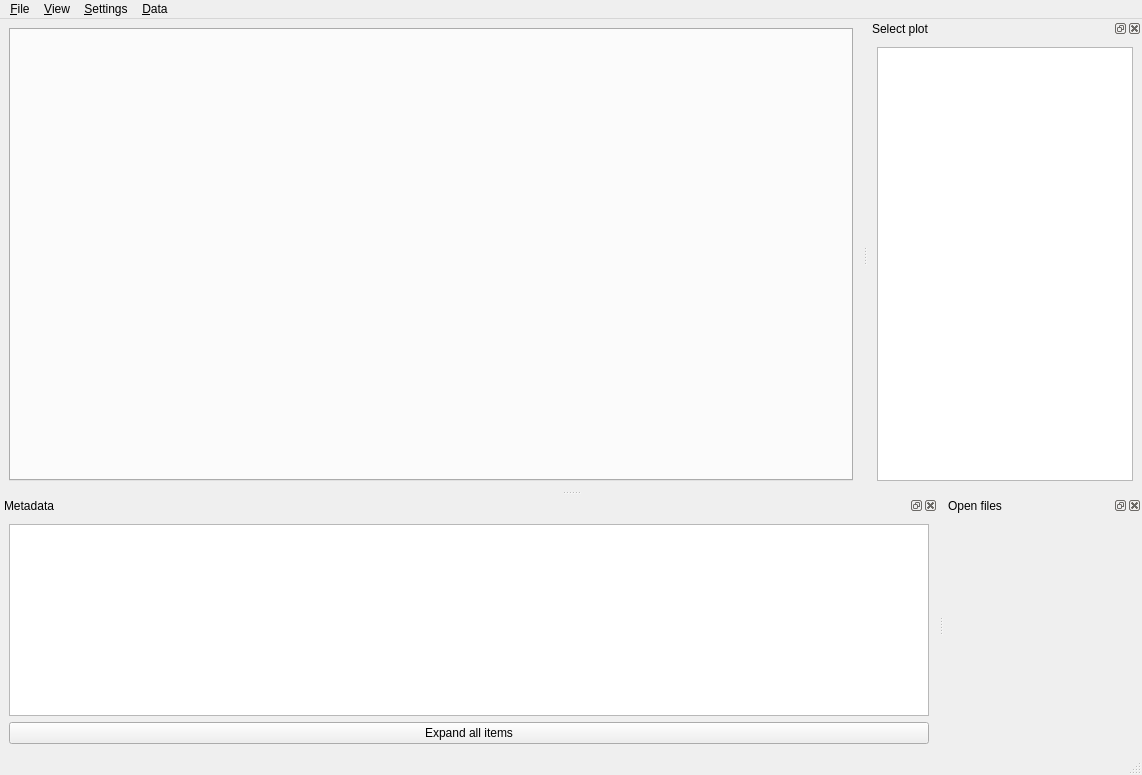
<?xml version="1.0" encoding="UTF-8"?>
<ui version="4.0">
 <class>MainWindow</class>
 <widget class="QMainWindow" name="MainWindow">
  <property name="geometry">
   <rect>
    <x>0</x>
    <y>0</y>
    <width>1142</width>
    <height>775</height>
   </rect>
  </property>
  <property name="windowTitle">
   <string>Flent GUI</string>
  </property>
  <property name="dockOptions">
   <set>QMainWindow::AllowTabbedDocks|QMainWindow::AnimatedDocks</set>
  </property>
  <widget class="QWidget" name="centralwidget">
   <layout class="QHBoxLayout" name="horizontalLayout">
    <item>
     <widget class="QTabWidget" name="viewArea">
      <property name="currentIndex">
       <number>-1</number>
      </property>
      <property name="documentMode">
       <bool>false</bool>
      </property>
      <property name="tabsClosable">
       <bool>true</bool>
      </property>
      <property name="movable">
       <bool>true</bool>
      </property>
     </widget>
    </item>
   </layout>
  </widget>
  <widget class="QMenuBar" name="menubar">
   <property name="geometry">
    <rect>
     <x>0</x>
     <y>0</y>
     <width>1142</width>
     <height>29</height>
    </rect>
   </property>
   <widget class="QMenu" name="menu_File">
    <property name="title">
     <string>&amp;File</string>
    </property>
    <addaction name="actionNewTab"/>
    <addaction name="actionOpen"/>
    <addaction name="actionCloseTab"/>
    <addaction name="actionCloseAll"/>
    <addaction name="actionSavePlot"/>
    <addaction name="separator"/>
    <addaction name="actionNewTest"/>
    <addaction name="separator"/>
    <addaction name="actionQuit"/>
   </widget>
   <widget class="QMenu" name="menu_View">
    <property name="title">
     <string>&amp;View</string>
    </property>
    <addaction name="actionPlotSelector"/>
    <addaction name="actionMetadata"/>
    <addaction name="actionOpenFiles"/>
    <addaction name="separator"/>
    <addaction name="actionNextTab"/>
    <addaction name="actionPrevTab"/>
    <addaction name="separator"/>
    <addaction name="actionRefresh"/>
   </widget>
   <widget class="QMenu" name="menu_Data">
    <property name="title">
     <string>&amp;Data</string>
    </property>
    <addaction name="actionLoadExtra"/>
    <addaction name="actionOtherExtra"/>
    <addaction name="actionClearExtra"/>
    <addaction name="separator"/>
    <addaction name="actionScaleOpen"/>
   </widget>
   <widget class="QMenu" name="menu_Settings">
    <property name="title">
     <string>&amp;Settings</string>
    </property>
    <addaction name="checkZeroY"/>
    <addaction name="checkInvertY"/>
    <addaction name="checkDisableLog"/>
    <addaction name="separator"/>
    <addaction name="checkScaleMode"/>
    <addaction name="checkSubplotCombine"/>
    <addaction name="separator"/>
    <addaction name="checkAnnotation"/>
    <addaction name="checkTitle"/>
    <addaction name="checkLegend"/>
    <addaction name="separator"/>
    <addaction name="checkFilterLegend"/>
   </widget>
   <addaction name="menu_File"/>
   <addaction name="menu_View"/>
   <addaction name="menu_Settings"/>
   <addaction name="menu_Data"/>
  </widget>
  <widget class="QStatusBar" name="statusbar"/>
  <widget class="QDockWidget" name="plotDock">
   <property name="features">
    <set>QDockWidget::AllDockWidgetFeatures</set>
   </property>
   <property name="windowTitle">
    <string>Select plot</string>
   </property>
   <attribute name="dockWidgetArea">
    <number>2</number>
   </attribute>
   <widget class="QWidget" name="dockWidgetContents">
    <layout class="QVBoxLayout" name="verticalLayout">
     <item>
      <widget class="QListView" name="plotView">
       <property name="editTriggers">
        <set>QAbstractItemView::NoEditTriggers</set>
       </property>
      </widget>
     </item>
    </layout>
   </widget>
  </widget>
  <widget class="QDockWidget" name="metadataDock">
   <property name="floating">
    <bool>false</bool>
   </property>
   <property name="windowTitle">
    <string>Metadata</string>
   </property>
   <attribute name="dockWidgetArea">
    <number>8</number>
   </attribute>
   <widget class="QWidget" name="dockWidgetContents_3">
    <layout class="QVBoxLayout" name="verticalLayout_2">
     <item>
      <widget class="QTreeView" name="metadataView">
       <property name="mouseTracking">
        <bool>true</bool>
       </property>
       <property name="editTriggers">
        <set>QAbstractItemView::NoEditTriggers</set>
       </property>
       <property name="alternatingRowColors">
        <bool>true</bool>
       </property>
      </widget>
     </item>
     <item>
      <widget class="QPushButton" name="expandButton">
       <property name="text">
        <string>Expand all items</string>
       </property>
      </widget>
     </item>
    </layout>
   </widget>
  </widget>
  <widget class="QDockWidget" name="openFilesDock">
   <property name="windowTitle">
    <string>Open files</string>
   </property>
   <attribute name="dockWidgetArea">
    <number>8</number>
   </attribute>
   <widget class="QWidget" name="dockWidgetContents_2">
    <layout class="QGridLayout" name="gridLayout"/>
   </widget>
  </widget>
  <action name="actionQuit">
   <property name="text">
    <string>&amp;Quit</string>
   </property>
   <property name="shortcut">
    <string>Ctrl+Q</string>
   </property>
  </action>
  <action name="actionOpen">
   <property name="text">
    <string>&amp;Open data file</string>
   </property>
   <property name="shortcut">
    <string>Ctrl+O</string>
   </property>
  </action>
  <action name="actionCloseTab">
   <property name="text">
    <string>&amp;Close tab</string>
   </property>
   <property name="shortcut">
    <string>Ctrl+W</string>
   </property>
  </action>
  <action name="actionPlotSelector">
   <property name="checkable">
    <bool>true</bool>
   </property>
   <property name="checked">
    <bool>true</bool>
   </property>
   <property name="text">
    <string>&amp;Plot selector</string>
   </property>
  </action>
  <action name="actionSettings">
   <property name="checkable">
    <bool>true</bool>
   </property>
   <property name="checked">
    <bool>true</bool>
   </property>
   <property name="text">
    <string>&amp;Settings</string>
   </property>
  </action>
  <action name="actionMetadata">
   <property name="checkable">
    <bool>true</bool>
   </property>
   <property name="checked">
    <bool>true</bool>
   </property>
   <property name="text">
    <string>&amp;Metadata</string>
   </property>
  </action>
  <action name="actionLoadExtra">
   <property name="text">
    <string>&amp;Load additional data file</string>
   </property>
  </action>
  <action name="actionOtherExtra">
   <property name="text">
    <string>&amp;Add other open data files</string>
   </property>
  </action>
  <action name="actionClearExtra">
   <property name="text">
    <string>&amp;Clear extra data files</string>
   </property>
  </action>
  <action name="actionNextTab">
   <property name="text">
    <string>&amp;Next tab</string>
   </property>
   <property name="shortcut">
    <string>Ctrl+Tab</string>
   </property>
  </action>
  <action name="actionPrevTab">
   <property name="text">
    <string>P&amp;revious tab</string>
   </property>
   <property name="shortcut">
    <string>Ctrl+Shift+Backtab</string>
   </property>
  </action>
  <action name="actionSavePlot">
   <property name="text">
    <string>&amp;Save plot to file</string>
   </property>
   <property name="shortcut">
    <string>Ctrl+S</string>
   </property>
  </action>
  <action name="actionRefresh">
   <property name="text">
    <string>&amp;Refresh plot</string>
   </property>
   <property name="shortcut">
    <string>F5</string>
   </property>
  </action>
  <action name="actionScaleOpen">
   <property name="text">
    <string>&amp;Scale open data files</string>
   </property>
  </action>
  <action name="actionCloseAll">
   <property name="text">
    <string>Close &amp;all tabs</string>
   </property>
   <property name="shortcut">
    <string>Ctrl+Shift+W</string>
   </property>
  </action>
  <action name="checkZeroY">
   <property name="checkable">
    <bool>true</bool>
   </property>
   <property name="text">
    <string>&amp;Zero Y-axis</string>
   </property>
  </action>
  <action name="checkInvertY">
   <property name="checkable">
    <bool>true</bool>
   </property>
   <property name="text">
    <string>&amp;Invert latency Y-axis</string>
   </property>
  </action>
  <action name="checkDisableLog">
   <property name="checkable">
    <bool>true</bool>
   </property>
   <property name="text">
    <string>&amp;Disable log scale</string>
   </property>
  </action>
  <action name="checkScaleMode">
   <property name="checkable">
    <bool>true</bool>
   </property>
   <property name="text">
    <string>&amp;Scale mode</string>
   </property>
  </action>
  <action name="checkSubplotCombine">
   <property name="checkable">
    <bool>true</bool>
   </property>
   <property name="text">
    <string>Subplot &amp;combine</string>
   </property>
  </action>
  <action name="checkAnnotation">
   <property name="checkable">
    <bool>true</bool>
   </property>
   <property name="text">
    <string>&amp;Annotation</string>
   </property>
  </action>
  <action name="checkTitle">
   <property name="checkable">
    <bool>true</bool>
   </property>
   <property name="text">
    <string>&amp;Title</string>
   </property>
  </action>
  <action name="checkLegend">
   <property name="checkable">
    <bool>true</bool>
   </property>
   <property name="text">
    <string>&amp;Legend</string>
   </property>
  </action>
  <action name="checkFilterLegend">
   <property name="checkable">
    <bool>true</bool>
   </property>
   <property name="text">
    <string>&amp;Filter legend</string>
   </property>
  </action>
  <action name="actionOpenFiles">
   <property name="checkable">
    <bool>true</bool>
   </property>
   <property name="text">
    <string>&amp;Open files</string>
   </property>
  </action>
  <action name="actionNewTab">
   <property name="text">
    <string>&amp;New tab</string>
   </property>
   <property name="shortcut">
    <string>Ctrl+N</string>
   </property>
  </action>
  <action name="actionNewTest">
   <property name="text">
    <string>&amp;Run new test</string>
   </property>
   <property name="shortcut">
    <string>Ctrl+R</string>
   </property>
  </action>
 </widget>
 <resources/>
 <connections>
  <connection>
   <sender>actionQuit</sender>
   <signal>activated()</signal>
   <receiver>MainWindow</receiver>
   <slot>close()</slot>
   <hints>
    <hint type="sourcelabel">
     <x>-1</x>
     <y>-1</y>
    </hint>
    <hint type="destinationlabel">
     <x>570</x>
     <y>387</y>
    </hint>
   </hints>
  </connection>
  <connection>
   <sender>actionMetadata</sender>
   <signal>toggled(bool)</signal>
   <receiver>metadataDock</receiver>
   <slot>setVisible(bool)</slot>
   <hints>
    <hint type="sourcelabel">
     <x>-1</x>
     <y>-1</y>
    </hint>
    <hint type="destinationlabel">
     <x>1007</x>
     <y>671</y>
    </hint>
   </hints>
  </connection>
  <connection>
   <sender>actionPlotSelector</sender>
   <signal>toggled(bool)</signal>
   <receiver>plotDock</receiver>
   <slot>setVisible(bool)</slot>
   <hints>
    <hint type="sourcelabel">
     <x>-1</x>
     <y>-1</y>
    </hint>
    <hint type="destinationlabel">
     <x>1007</x>
     <y>278</y>
    </hint>
   </hints>
  </connection>
  <connection>
   <sender>expandButton</sender>
   <signal>clicked()</signal>
   <receiver>metadataView</receiver>
   <slot>expandAll()</slot>
   <hints>
    <hint type="sourcelabel">
     <x>1007</x>
     <y>738</y>
    </hint>
    <hint type="destinationlabel">
     <x>1007</x>
     <y>570</y>
    </hint>
   </hints>
  </connection>
  <connection>
   <sender>actionOpenFiles</sender>
   <signal>toggled(bool)</signal>
   <receiver>openFilesDock</receiver>
   <slot>setVisible(bool)</slot>
   <hints>
    <hint type="sourcelabel">
     <x>-1</x>
     <y>-1</y>
    </hint>
    <hint type="destinationlabel">
     <x>1033</x>
     <y>627</y>
    </hint>
   </hints>
  </connection>
 </connections>
</ui>
